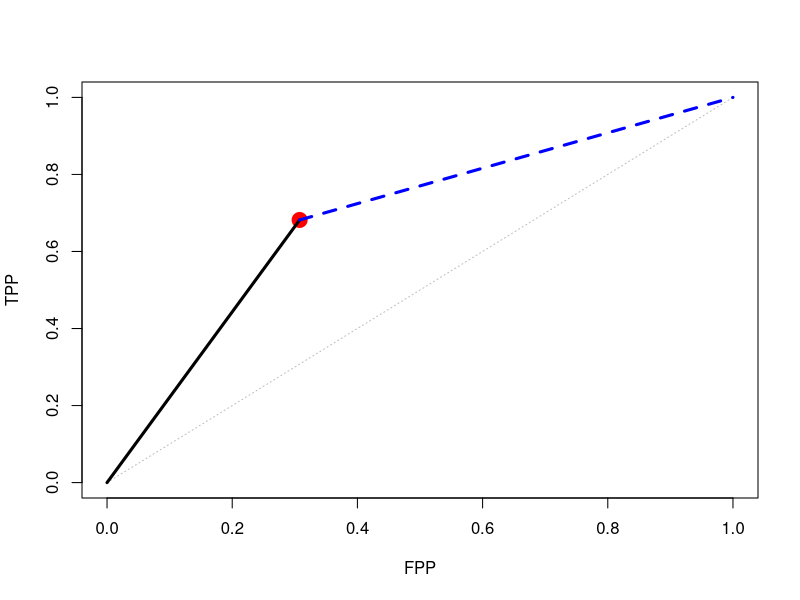
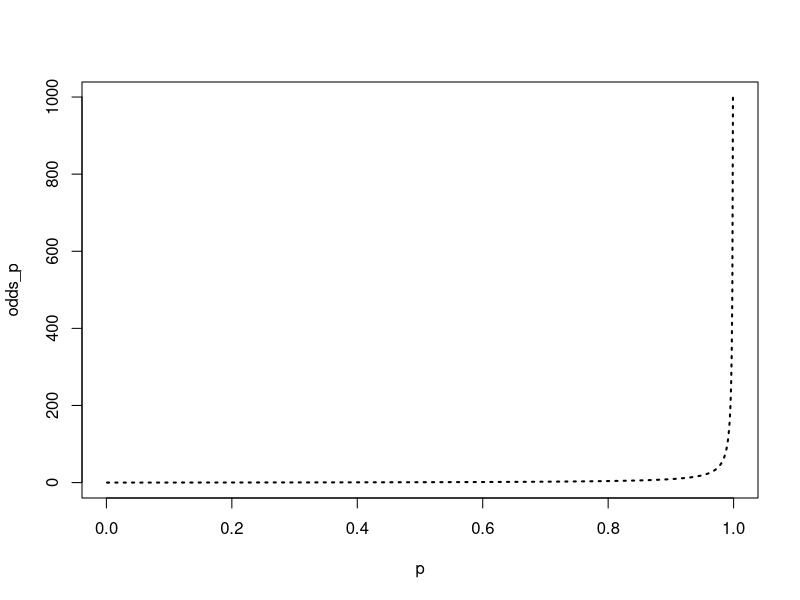
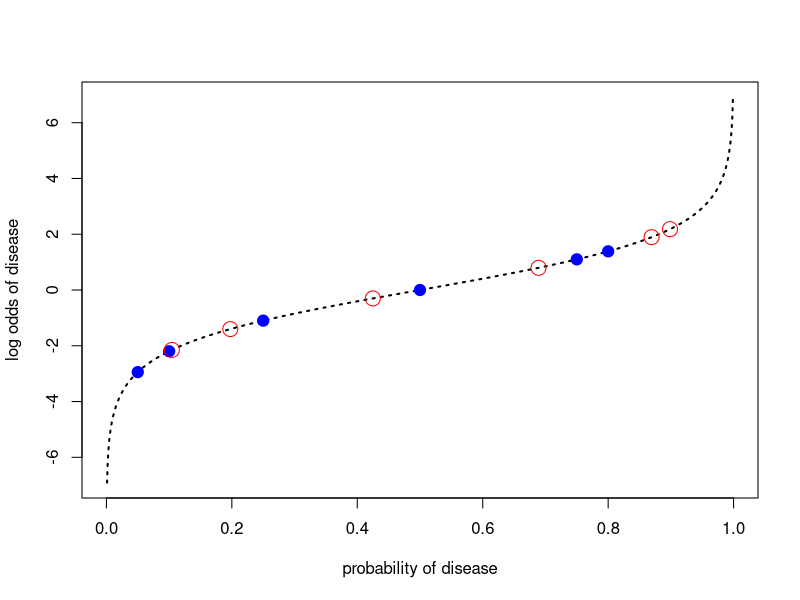
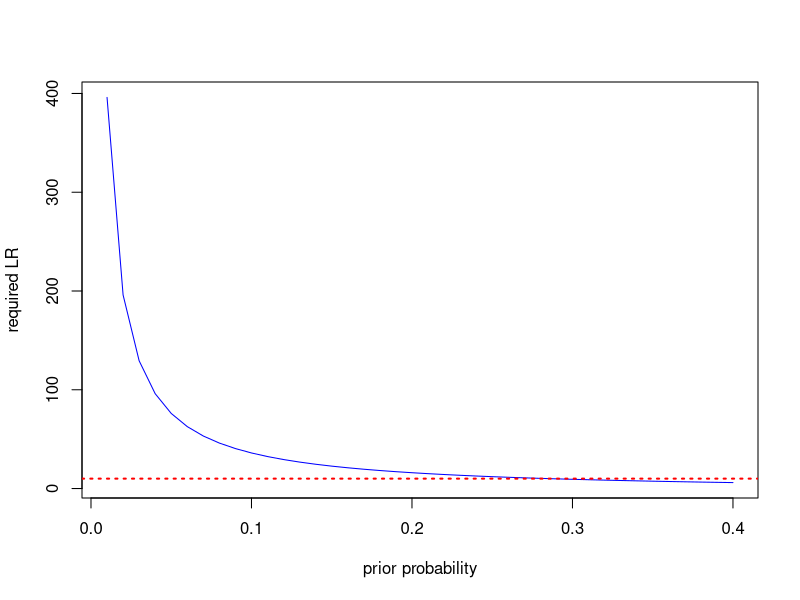

These charts were generated, in order, by the following R code:
## ---- chunk 1
#Copy the information from the downy mildew example
TP<-30
FN<-14
TN<-27
FP<-12
cases<-TP+FN
non_cases<-TN+FP
TPP<-TP/cases
FPP<-FP/non_cases
TPP; FPP

# Make a LR graph to see what the performance looks like in "ROC" space
FPvals<-c(0,0.25,0.5,0.75,1)
TPvals<-c(0,0.25,0.5,0.75,1)
LRpos_x<-c(0,FPP)
LRpos_y<-c(0,TPP)
LRneg_x<-c(FPP,1)
LRneg_y<-c(TPP,1)
plot(FPvals,TPvals, ty="l", col="grey", lty=3, xlab="FPP", ylab="TPP",
     xlim=c(0,1), ylim=c(0,1))
  points(FPP,TPP, col="red", pch=19, cex=2)
  lines(LRpos_x,LRpos_y, lty=1, lwd=3, col="black")
  lines(LRneg_x,LRneg_y, lty=2, lwd=3, col="blue")
## ---- chunk 2
p<-seq(0.001,0.999,0.001)
odds_p<-p/(1-p)
priors<-c(0.05,0.1,0.25,0.5,0.75,0.8)
plot(p,odds_p, ty="l", lwd=2, lty=3)
# The plot shows us what the relationship between probability and odds looks like, but because the odds values cross orders of magnitude it's a bit difficult to see what is happening at the low end of the scale; taking logs reveals an interesting relationship.
log_odds_p<-log(odds_p)
prior_odds<-priors/(1-priors)
log_prior_odds<-log(prior_odds)
LR_c<-TPP/FPP # We calculate the positive LR from the downy mildew example
log_LR_c<-log(LR_c)
log_posterior_odds<-log_prior_odds+log_LR_c # This line implements the updating in log(odds) format
posterior_odds<-exp(log_posterior_odds) # exponentiate to recover the odds
posteriors<-posterior_odds/(1+posterior_odds) # back calculate the probabilities from the odds
plot(p,log_odds_p, ty="l", lwd=2, lty=3, xlab="probability of disease",
     ylab="log odds of disease")
  points(priors,log_prior_odds, pch=19, col="blue", cex=1.5)
  points(posteriors,log_posterior_odds, pch=21, col="red", cex=2)

## ---- chunk 3
low_priors<-seq(0.01,0.4,0.01)
low_prior_odds<-(low_priors)/(1-low_priors)
log_low_odds<-log(low_prior_odds)
req_posterior<-0.8
req_posterior_odds<-req_posterior/(1-req_posterior)
log_req_odds<-log(req_posterior_odds)
log_req_LR<-log_req_odds-log_low_odds
req_LR<-exp(log_req_LR)
plot(low_priors,req_LR, ty="l", col="blue", lty=1, xlab="prior probability", ylab="required LR")
  abline(h=10, col="red", lty=3, lwd=2)
